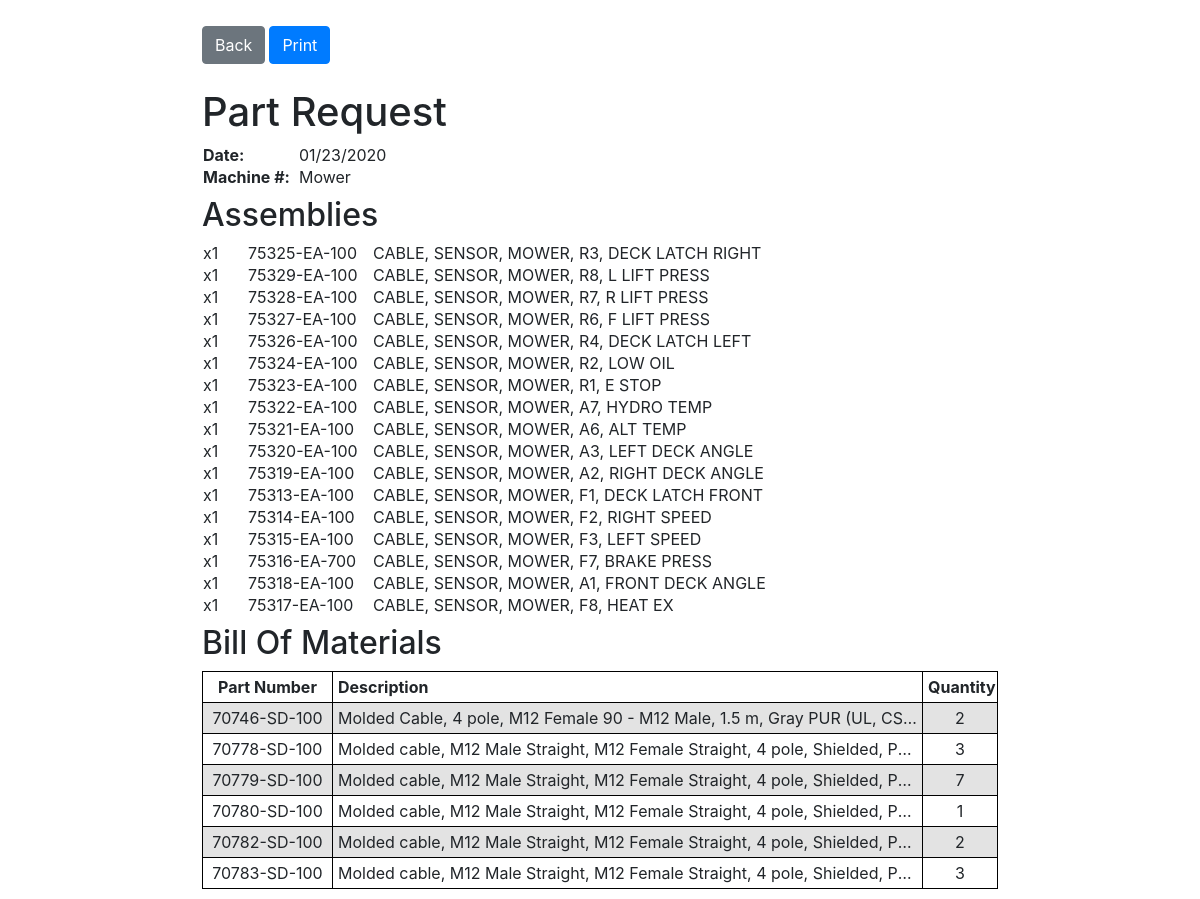
/printrequest/372, run on the app's committed database.
### kanbanbomsapp/models.py (models this page shows, shortened)
class Request(models.Model):
	requested_by = models.CharField(max_length=25, default="")
	machine_number = models.CharField(max_length=25, default="")
	notes = models.CharField(max_length=200, default="")

class RequestEntry(models.Model):
	request = models.ForeignKey(Request, on_delete=models.CASCADE)
	part = models.ForeignKey(BOM, on_delete=models.CASCADE)
	quantity = models.IntegerField(default=0)

class BOM(models.Model):
	partno = models.CharField(max_length=12)
	description = models.CharField(max_length=200)
	batch_quantity = models.IntegerField(default=0)

### kanbanbomsapp/views.py (the view)
# urls.py: path('printrequest/<int:request_id>', views.print_request, name='print_request'),
def print_request(request, request_id):
    request_object = Request.objects.get(pk=request_id)
    merged_bomsets = BOMEntry.objects.none()
    entries = request_object.requestentry_set.all()
    parts = []
    for request_entry in request_object.requestentry_set.all():
        for bom_entry in request_entry.part.bomentry_set.all():
            quantity = request_entry.quantity*bom_entry.quantity*(not bom_entry.disabled)
            if quantity:
                parts.append((bom_entry.part.partno, bom_entry.part.description, quantity));
    parts_groups = defaultdict(list)
    for part in parts:
        (partno,_,_) = part
        parts_groups[partno].append(part)
    aggregated_parts = []
    for part_group in parts_groups.items():
        (_, parts_list) = part_group
        aggregated_parts.append(reduce((lambda a, b: (a[0],a[1],a[2] + b[2])), parts_list))
    aggregated_parts = sorted(aggregated_parts, key=lambda x: x[0])
    template = loader.get_template('kanbanbomsapp/print_request.html')
    context = {
        'request_id': request_id,
        'request' : request_object,
        'assemblies' : entries,
        'parts' : aggregated_parts,
        'date' : datetime.date.today().strftime('%m/%d/%Y')
    }
    return HttpResponse(template.render(context, request))

### kanbanbomsapp/templates/kanbanbomsapp/print_request.html (shortened to what this page needs)
{% extends 'kanbanbomsapp/base.html' %}
{% block content %}
<div class="pr-wrapper">
	<div class="pr-buttons mb-4">
		<input type="submit" value="Back" form="back_form" class="btn btn-secondary mr-1"><input type="button" onclick="window.print();" value="Print" form="print_form" class="btn btn-primary">
	</div>
<h1>Part Request</h1>
<table class="">
	<tbody>
		<tr>
			<th class="pr-2" scope="col" style="width: auto;white-space: nowrap">Date:</th>
			<td style="width: 100%">{{ date }}</td>
		</tr>
		{% if request.machine_number %}
		<tr>
			<th class="pr-2" style="width: auto;white-space: nowrap">Machine #:</th>
			<td>{{ request.machine_number }}</td>
		</tr>
		{% endif %}
	</tbody>
</table>
<h2 class="mt-2">Assemblies</h2>
	<table class="pr-assemblies-table">
		<tbody>
		{% for assembly in assemblies %}
    	<tr>
    		<td>x{{assembly.quantity}}</td><td>{{assembly.part.partno}}</td><td class="text"><span>{{assembly.part.description}}</span></td>
    	</tr>
    	{% endfor %}
    	</tbody>
	</table>
<h2 class="mt-2">Bill Of Materials</h2>
<table class="pr-table">
	<thead>
	<tr>
		<th>Part Number</th>
		<th>Description</th>
		<th>Quantity</th>
	</tr>
	</thead>
	<tbody>
	{% for part in parts %}
    <tr>
    	<td class="text"><span>{{ part.0 }}</span></td>
    	<td class="text"><span>{{ part.1 }}</span></td>
    	<td>{{ part.2 }}</td>
    </tr>
    {% endfor %}
	</tbody>
</table>
</div>
{% endblock %}

### kanbanbomsapp/templates/kanbanbomsapp/base.html (shortened to what this page needs)
{% load static %}
<html>
<head>
<link rel="stylesheet" href="https://stackpath.bootstrapcdn.com/bootstrap/4.3.1/css/bootstrap.min.css">
<link rel="stylesheet" href="{% static 'css/style.css' %}">
</head>
<body>
	{% block content %}
    {% endblock %}
</body>
</html>

### kanbanbomsapp/static/css/style.css (style rules this page uses)
.pr-table { border: 1px solid black; border-collapse: collapse; table-layout: fixed; width: 100%; -webkit-backface-visibility:visible; }
.pr-table td.text span { white-space: nowrap; overflow: hidden; text-overflow: ellipsis; display: inline-block; max-width: 100%; }
.pr-table th { border: 1px solid black; padding: 5px; }
.pr-table td { border: 1px solid black; padding: 5px; }
.pr-table thead th:nth-child(1) { width: 130px; }
.pr-table thead th:nth-child(2) { width: auto; }
.pr-table thead th:nth-child(3) { width: 75px; }
.pr-table tbody tr:nth-child(odd) { background-color: #e3e3e3; }
.pr-table tr th:nth-child(1) { text-align: center; }
.pr-table tr td:nth-child(1) { text-align: center; }
.pr-table tr th:nth-child(3) { text-align: center; }
.pr-table tr td:nth-child(3) { text-align: center; }
.pr-assemblies-table { width: 100%; table-layout: fixed; }
.pr-assemblies-table tr td:nth-child(1) { width: 45px; }
.pr-assemblies-table tr td:nth-child(2) { width: 125px; }
.pr-assemblies-table td.text span { white-space: nowrap; overflow: hidden; text-overflow: ellipsis; display: inline-block; width: auto; max-width: 100%; }
.pr-wrapper { padding: 10px; margin:0 auto; width: 8.5in; }

### data on the page
Request: machine_number "Mower"
RequestEntry: quantity "1", part.partno "75325-EA-100", part.description "CABLE, SENSOR, MOWER, R3, DECK LATCH RIGHT"
RequestEntry: quantity "1", part.partno "75329-EA-100", part.description "CABLE, SENSOR, MOWER, R8, L LIFT PRESS"
RequestEntry: quantity "1", part.partno "75328-EA-100", part.description "CABLE, SENSOR, MOWER, R7, R LIFT PRESS"
RequestEntry: quantity "1", part.partno "75327-EA-100", part.description "CABLE, SENSOR, MOWER, R6, F LIFT PRESS"
RequestEntry: quantity "1", part.partno "75326-EA-100", part.description "CABLE, SENSOR, MOWER, R4, DECK LATCH LEFT"
RequestEntry: quantity "1", part.partno "75324-EA-100", part.description "CABLE, SENSOR, MOWER, R2, LOW OIL"
RequestEntry: quantity "1", part.partno "75323-EA-100", part.description "CABLE, SENSOR, MOWER, R1, E STOP"
RequestEntry: quantity "1", part.partno "75322-EA-100", part.description "CABLE, SENSOR, MOWER, A7, HYDRO TEMP"
RequestEntry: quantity "1", part.partno "75321-EA-100", part.description "CABLE, SENSOR, MOWER, A6, ALT TEMP"
RequestEntry: quantity "1", part.partno "75320-EA-100", part.description "CABLE, SENSOR, MOWER, A3, LEFT DECK ANGLE"
RequestEntry: quantity "1", part.partno "75319-EA-100", part.description "CABLE, SENSOR, MOWER, A2, RIGHT DECK ANGLE"
RequestEntry: quantity "1", part.partno "75313-EA-100", part.description "CABLE, SENSOR, MOWER, F1, DECK LATCH FRONT"
RequestEntry: quantity "1", part.partno "75314-EA-100", part.description "CABLE, SENSOR, MOWER, F2, RIGHT SPEED"
RequestEntry: quantity "1", part.partno "75315-EA-100", part.description "CABLE, SENSOR, MOWER, F3, LEFT SPEED"
RequestEntry: quantity "1", part.partno "75316-EA-700", part.description "CABLE, SENSOR, MOWER, F7, BRAKE PRESS"
RequestEntry: quantity "1", part.partno "75318-EA-100", part.description "CABLE, SENSOR, MOWER, A1, FRONT DECK ANGLE"
RequestEntry: quantity "1", part.partno "75317-EA-100", part.description "CABLE, SENSOR, MOWER, F8, HEAT EX"
BOM: partno "70746-SD-100", description "Molded Cable, 4 pole, M12 Female 90 - M12 Male, 1.5 m, Gray PUR (UL, CS…"
BOM: partno "70778-SD-100", description "Molded cable, M12 Male Straight, M12 Female Straight, 4 pole, Shielded, P…"
BOM: partno "70779-SD-100", description "Molded cable, M12 Male Straight, M12 Female Straight, 4 pole, Shielded, P…"
BOM: partno "70780-SD-100", description "Molded cable, M12 Male Straight, M12 Female Straight, 4 pole, Shielded, P…"
BOM: partno "70782-SD-100", description "Molded cable, M12 Male Straight, M12 Female Straight, 4 pole, Shielded, P…"
BOM: partno "70783-SD-100", description "Molded cable, M12 Male Straight, M12 Female Straight, 4 pole, Shielded, P…"

### other printed values
{{ part.2 }} "2" "3" "7" "1" "2" "3"
